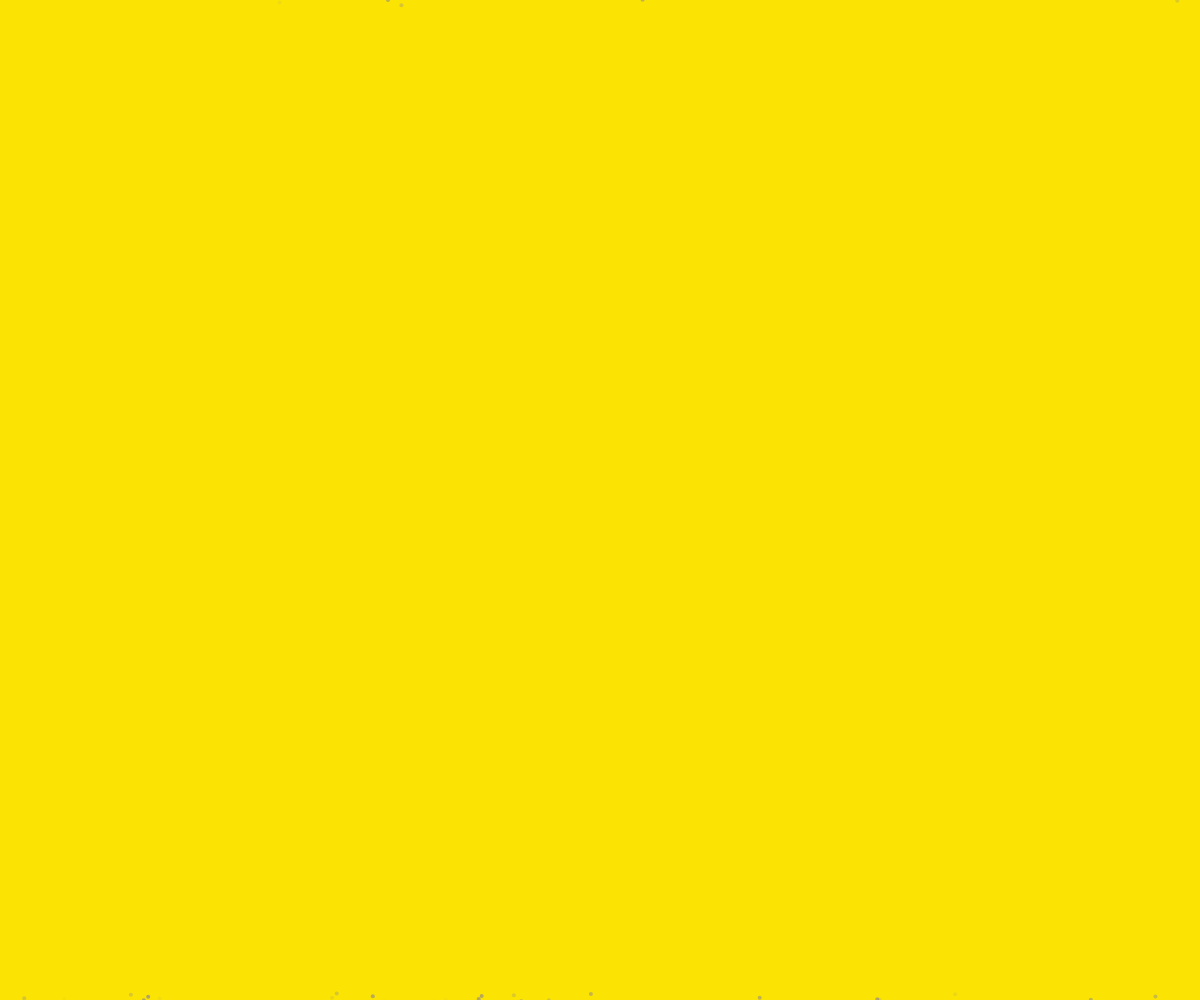
Frame 1 (no input)
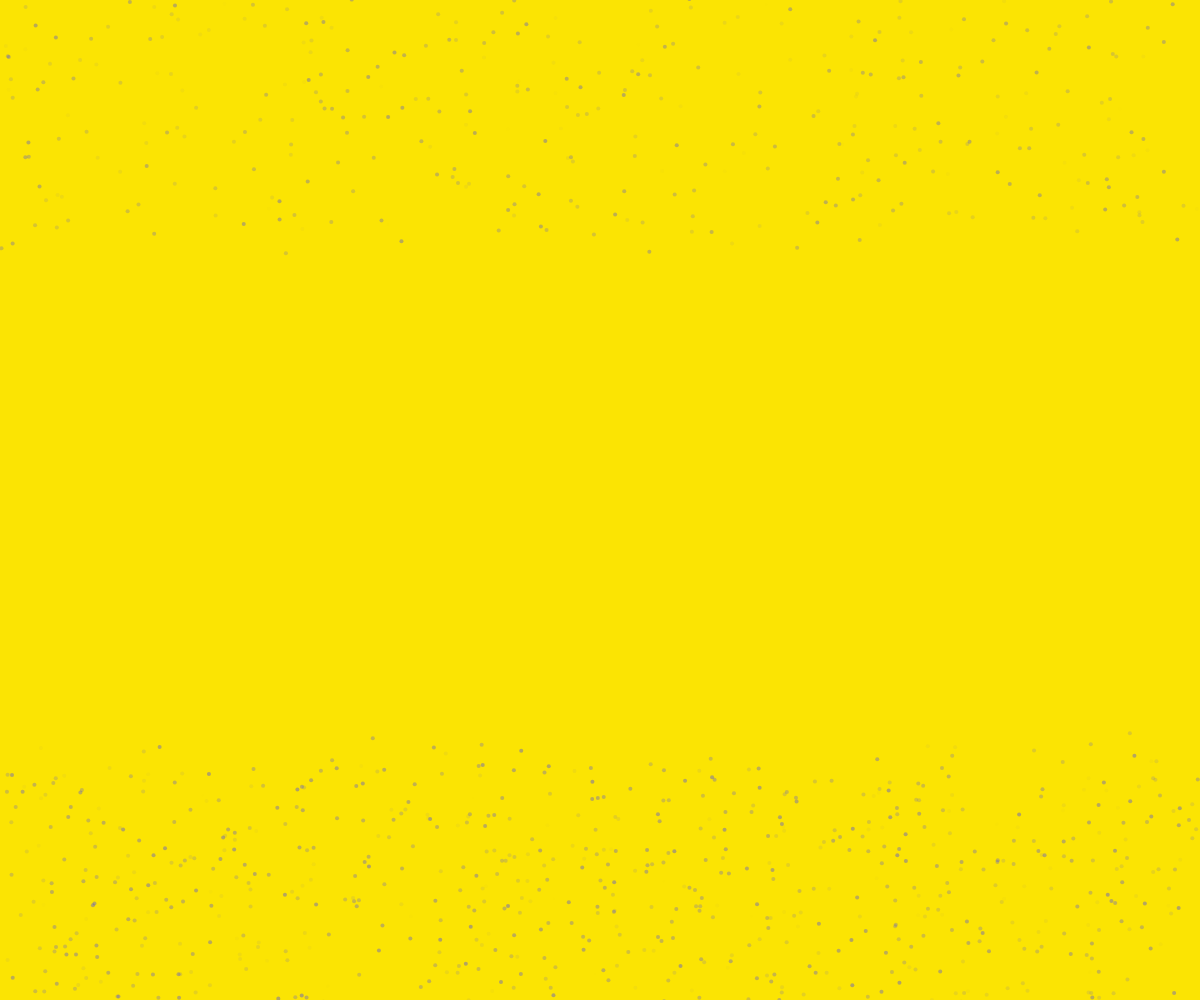
Frame 60 (no input)
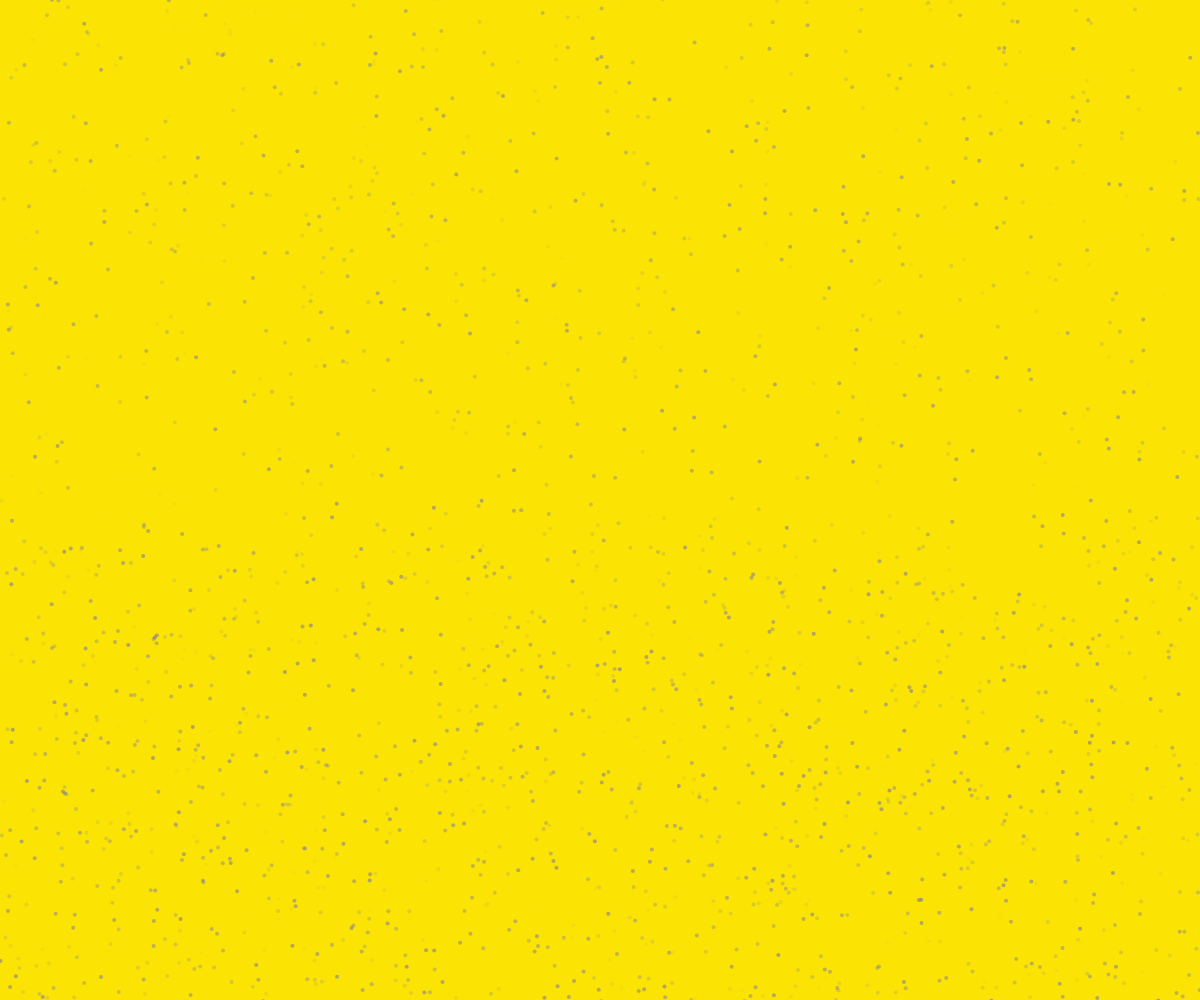
Frame 120 (the mouse pressed at the canvas centre since frame 60)

The p5.js sketch that drew these frames (run headless with seeded random() and noise() and a simulated clock; from frame 60 on, the mouse is pressed at the canvas centre):

// p5.js sketch
// ── sketch.js
// Where is the circle
var canvas;
var x, y;
var points = [];

function setup() {
    createCanvas(window.innerWidth, window.innerHeight);
    //for up population
 for (var i=0; i<2000; i++) {
    points.push(new Points());
  }
    //for down population
     for (var i=0; i<1000; i++) {
    points.push(new PointsDown());
  }
}

function draw() {
  background(251,228,3);
  for (var i=0; i<points.length; i++) {
    points[i].move();
    points[i].show();
  }
}

//population going up
function Points() {
        this.x = random(width);
        this.y = height + random(700);  
    
    this.move = function() {
        this.y += random(-8);
        if (this.y < 0) {
            this.y = height;
        }
    };
    
    this.show = function() {
        stroke(60,60,255,random(100));
        strokeWeight(4);
        point(this.x, this.y);
    };
}

//population going down
function PointsDown() {
        this.x = random(width);
        this.y =  random(-700);  
    
    this.move = function() {
        this.y += random(8);
        if (this.y > height) {
            this.y = 0;
        }
    };
    
    this.show = function() {
        stroke(80,80,220,random(100));
        strokeWeight(4);
        point(this.x, this.y);
    };
}
